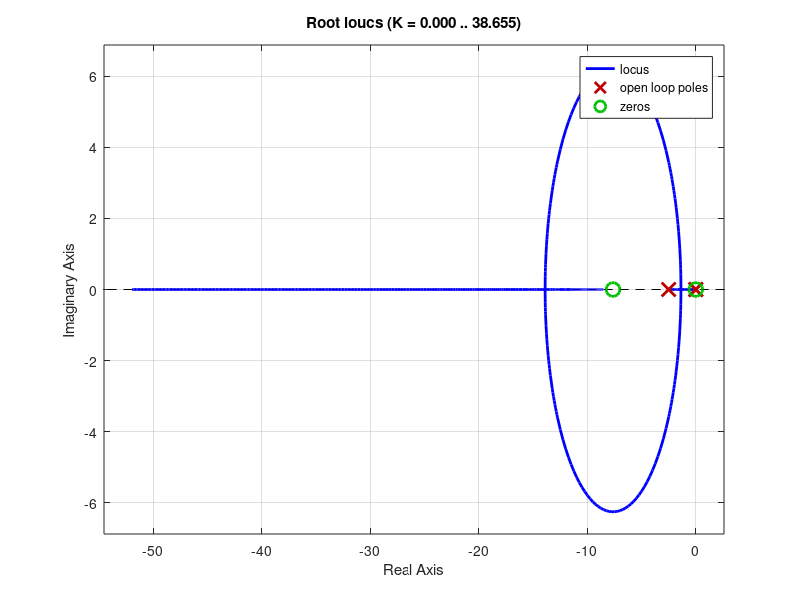

MATLAB code to generate this figure:
%%% PID CONTROLLER DESIGN %%%
K=0.6252;
T=0.4;
s = tf('s');

%% Transfer Function
Hs = K / (T *s^2 + s);

%% Design Specifications
Ts = 2;
overshoot = 0.1;

%% PID Calculation
zeta = sqrt(log(overshoot)^2/(pi^2 +log(overshoot)^2));
wn = (4/Ts)/zeta;

%% Desired Poles
real = wn*zeta ;
imag = wn*sqrt(1-zeta^2);
p1 = -real + 1i*imag;
p2 = -real - 1i*imag;

%% -180 Rule for placing zero
p1_Angle = 180 - atand(imag/real);
p2_Angle = atand(imag/(1/T-real));
zero_Angle = p1_Angle+p2_Angle-180;
a = (imag/tand(zero_Angle))+real;

%% Overall Gain of PID Controller Leg Rule
L1 = sqrt(imag^2+real^2);
L2 = sqrt((real-1/T)^2+imag^2);
L3 = sqrt((a-real)^2+imag^2);

Koverall = L1*L2/L3;
Kpid = Koverall/(K/T);

%% Integrator placed at origin with zero close next to it so root locus stays unchanged
b=0.01;

%% PID Controller

Cs = Kpid * (s+a) * (s+b) / s

rlocus(Cs*Hs);




